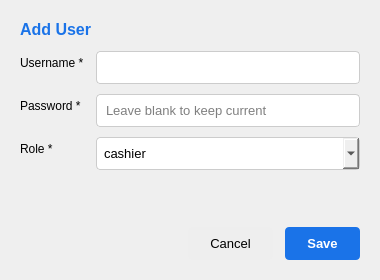
<?xml version="1.0" encoding="UTF-8"?>
<ui version="4.0">
 <class>UserDialog</class>
 <widget class="QDialog" name="UserDialog">
  <property name="geometry">
   <rect><x>0</x><y>0</y><width>380</width><height>280</height></rect>
  </property>
  <property name="windowTitle"><string>User</string></property>
  <property name="modal"><bool>true</bool></property>
  <layout class="QVBoxLayout" name="mainLayout">
   <property name="leftMargin"><number>20</number></property>
   <property name="topMargin"><number>20</number></property>
   <property name="rightMargin"><number>20</number></property>
   <property name="bottomMargin"><number>20</number></property>
   <property name="spacing"><number>12</number></property>

   <item>
    <widget class="QLabel" name="lblTitle">
     <property name="text"><string>Add User</string></property>
     <property name="styleSheet"><string>font-size:16px;font-weight:bold;color:#1a73e8;</string></property>
    </widget>
   </item>

   <item>
    <layout class="QFormLayout" name="formLayout">
     <property name="horizontalSpacing"><number>12</number></property>
     <property name="verticalSpacing"><number>10</number></property>
     <item row="0" column="0">
      <widget class="QLabel" name="lblUsername"><property name="text"><string>Username *</string></property></widget>
     </item>
     <item row="0" column="1">
      <widget class="QLineEdit" name="txtUsername">
       <property name="styleSheet"><string>QLineEdit{padding:7px;border:1px solid #ccc;border-radius:4px;font-size:13px;}QLineEdit:focus{border:1px solid #1a73e8;}</string></property>
      </widget>
     </item>
     <item row="1" column="0">
      <widget class="QLabel" name="lblPassword"><property name="text"><string>Password *</string></property></widget>
     </item>
     <item row="1" column="1">
      <widget class="QLineEdit" name="txtPassword">
       <property name="echoMode"><enum>QLineEdit::Password</enum></property>
       <property name="placeholderText"><string>Leave blank to keep current</string></property>
       <property name="styleSheet"><string>QLineEdit{padding:7px;border:1px solid #ccc;border-radius:4px;font-size:13px;}QLineEdit:focus{border:1px solid #1a73e8;}</string></property>
      </widget>
     </item>
     <item row="2" column="0">
      <widget class="QLabel" name="lblRole"><property name="text"><string>Role *</string></property></widget>
     </item>
     <item row="2" column="1">
      <widget class="QComboBox" name="cmbRole">
       <property name="styleSheet"><string>QComboBox{padding:7px;border:1px solid #ccc;border-radius:4px;font-size:13px;}</string></property>
       <item><property name="text"><string>cashier</string></property></item>
       <item><property name="text"><string>admin</string></property></item>
       <item><property name="text"><string>it</string></property></item>
      </widget>
     </item>
    </layout>
   </item>

   <item>
    <spacer name="vertSpacer">
     <property name="orientation"><enum>Qt::Vertical</enum></property>
     <property name="sizeHint" stdset="0"><size><width>20</width><height>10</height></size></property>
    </spacer>
   </item>

   <item>
    <layout class="QHBoxLayout" name="btnLayout">
     <item>
      <spacer name="btnSpacer">
       <property name="orientation"><enum>Qt::Horizontal</enum></property>
       <property name="sizeHint" stdset="0"><size><width>40</width><height>20</height></size></property>
      </spacer>
     </item>
     <item>
      <widget class="QPushButton" name="btnCancel">
       <property name="text"><string>Cancel</string></property>
       <property name="styleSheet"><string>QPushButton{background:#eee;border:none;padding:9px 22px;border-radius:4px;font-size:13px;}QPushButton:hover{background:#ddd;}</string></property>
      </widget>
     </item>
     <item>
      <widget class="QPushButton" name="btnSave">
       <property name="text"><string>Save</string></property>
       <property name="styleSheet"><string>QPushButton{background:#1a73e8;color:white;border:none;padding:9px 22px;border-radius:4px;font-size:13px;font-weight:bold;}QPushButton:hover{background:#1558b0;}</string></property>
      </widget>
     </item>
    </layout>
   </item>

  </layout>
 </widget>
</ui>
